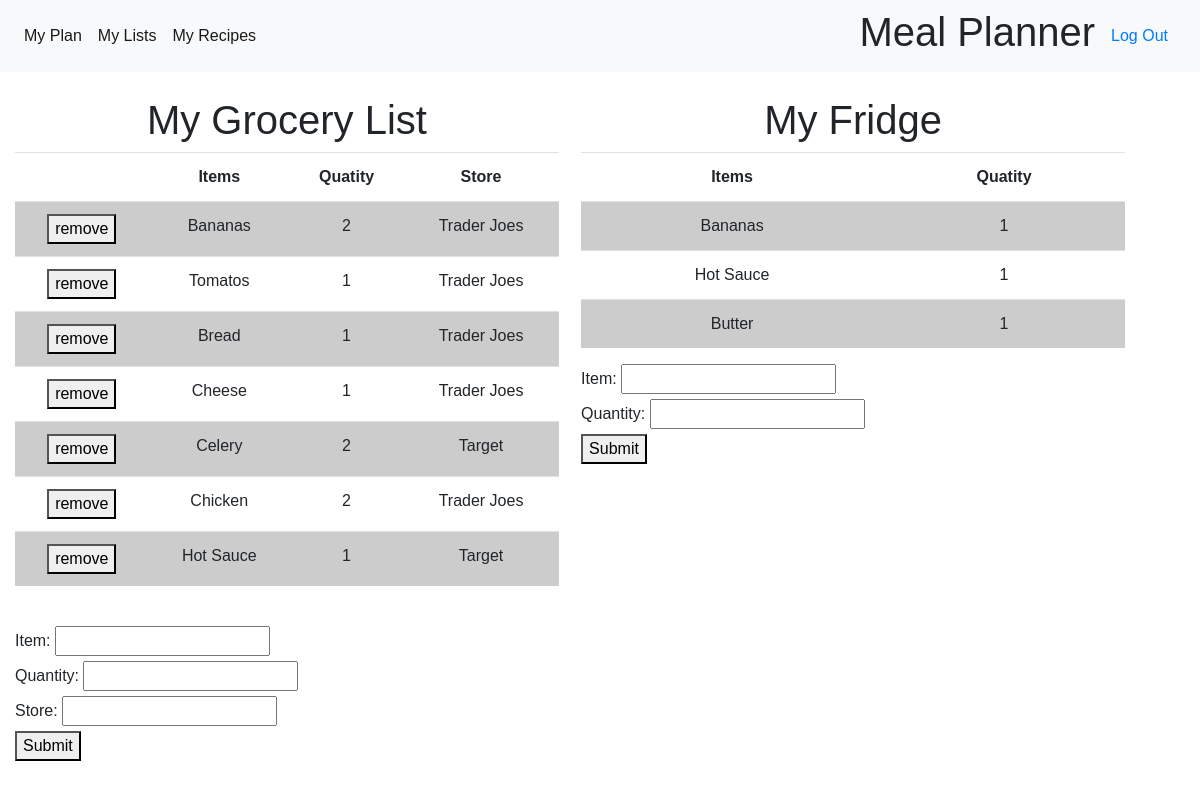
The page /mylists on the database its author committed.
### app/models.py (models this page shows, shortened)
class myGroceryList(db.Model):
    __tablename__ = 'myGroceryList'
    id = db.Column(db.Integer, primary_key=True)
    ingredient = db.Column(db.Text, nullable=False)
    qty = db.Column(db.Text, nullable=False)
    store = db.Column(db.Text)
    userID = db.Column(db.Integer, db.ForeignKey('User.id'), nullable=False)

class myFridge(db.Model):
    __tablename__ = 'myFridge'
    ingredientID = db.Column(db.Integer, primary_key=True, nullable=False, unique=False)
    ingredient = db.Column(db.Text, nullable=False)
    qty = db.Column(db.Text, nullable=False)
    userID = db.Column(db.Integer, db.ForeignKey('User.id'), nullable=False)

### app/routes.py (the view, shortened to what this page needs)
@app.route('/mylists', methods=['GET', 'POST'])
def mylists():
    headings = (" ", "Items", "Quatity", "Store")
    headings2 = ("Items", "Quatity")
    data = db.session.query(myGroceryList.ingredient, myGroceryList.qty, myGroceryList.store).all() #add more rows
    data2 = db.session.query(myFridge.ingredient, myFridge.qty).all()
    return render_template('mylists.html', headings=headings, headings2=headings2, data=data, data2=data2)

### app/templates/mylists.html (shortened to what this page needs)
{% extends "layout.html" %}
{% block body %}
<div class='container'>
  <div class='floatLeft'>
    <h1>My Grocery List</h1>
    <table class='table'>
      <tr class='table_header' >
        {% for header in headings %}
        <th> {{header}}</th>
        {% endfor %}
      </tr>
        {% for row in data %}
        <tr class= 'table_row'>
          <td class='remove'><button name='remove'value='{{cell}}'>remove</button></td>
          {% for cell in row %}
          <td class = 'table_cell'>{{cell}}</td>
          {% endfor %}
        </tr>
        {% endfor %}
    </table><br>
    <form method='POST' action= '/mylists'>
      <label>Item: </label>
      <input type='text' name='item'><br>
      <label>Quantity: </label>
      <input type='text' name='qty'><br>
      <label>Store: </label>
      <input type='text' name='store'><br>
      <button type='submit' name='grocery' value='Submit'>Submit</button>
    </form><br>
  </div>
  <div class='floatRight'>
    <h1>My Fridge</h1>
    <table class='table'>
      <tr class='table_header' >
        {% for header in headings2 %}
        <th> {{header}}</th>
        {% endfor %}
      </tr>
        {% for row in data2 %}
          <tr class= 'table_row'>
            {% for cell in row %}
            <td class = 'table_row'>{{cell}}</td>
          {% endfor %}
        </tr>
        {% endfor %}
    </table>
    <form method='POST' action= '/mylists'>
      <label>Item: </label>
      <input type='text' name='item'><br>
      <label>Quantity: </label>
      <input type='text' name='qty'><br>
      <button type='submit' name='fridge' value='Submit'>Submit</button>
    </form>
  </div>
</div>
<br><br><br>
{% endblock %}

### app/templates/layout.html (shortened to what this page needs)
<!DOCTYPE html>
<html lang='en'>
<head>
  <link rel="stylesheet" href="//netdna.bootstrapcdn.com/bootstrap/4.0.0/css/bootstrap.min.css">
  <link rel="stylesheet" type='text/css' href="/app/css/main.css">
</head>
<body>
  <header>
    <nav class="navbar navbar-expand-lg navbar-light bg-light">
      <div class="collapse navbar-collapse" id="navbarSupportedContent">
        <ul class="navbar-nav mr-auto">
          <li class="nav-item active">
            <a class="nav-link active" href="/mealplanner">My Plan</a>
          </li>
          <li class="nav-item">
            <a class="nav-link active" href="/mylists">My Lists</a>
          </li>
          <li class="nav-item">
            <a class="nav-link active" href="/myrecipes">My Recipes</a>
          </li>
        </ul>
        <h1>Meal Planner</h1>
        <a class="nav-link active" href="/">Log Out</a>
    </nav>
  </header>
  <div>
    <br>
    {% block body %}
    {% endblock %}
</div>
</body>
</html>

### app/css/main.css (style rules this page uses)
body { font-family: 'Trebuchet MS', 'Lucida Sans Unicode', 'Lucida Grande', 'Lucida Sans', Arial, sans-serif; }
h1 { font-family: 'Trebuchet MS', 'Lucida Sans Unicode', 'Lucida Grande', 'Lucida Sans', Arial, sans-serif; text-align: center; }
table { position: relative; text-align: center; }
.floatLeft { position: relative; float: left; width: 49%; padding: 0px; }
.floatRight { position: relative; float: right; width: 49%; padding: 0px; }
form { position: static; display: block; }
.container { display: inline-block; vertical-align: middle; }
tr:nth-child(even) { background: #CCC }
tr:nth-child(odd) { background: #FFF }

### rows shown on the page
myGroceryList: ingredient "Bananas", row "2", store "Trader Joes"
myGroceryList: ingredient "Tomatos", row "1", store "Trader Joes"
myGroceryList: ingredient "Bread", row "1", store "Trader Joes"
myGroceryList: ingredient "Cheese", row "1", store "Trader Joes"
myGroceryList: ingredient "Celery", row "2", store "Target"
myGroceryList: ingredient "Chicken", row "2", store "Trader Joes"
myGroceryList: ingredient "Hot Sauce", row "1", store "Target"
myFridge: ingredient "Bananas", row "1"
myFridge: ingredient "Hot Sauce", row "1"
myFridge: ingredient "Butter", row "1"

### other values the page prints
{{ header }} "Items" "Quatity" "Store"
{{ header }} "Items" "Quatity"
